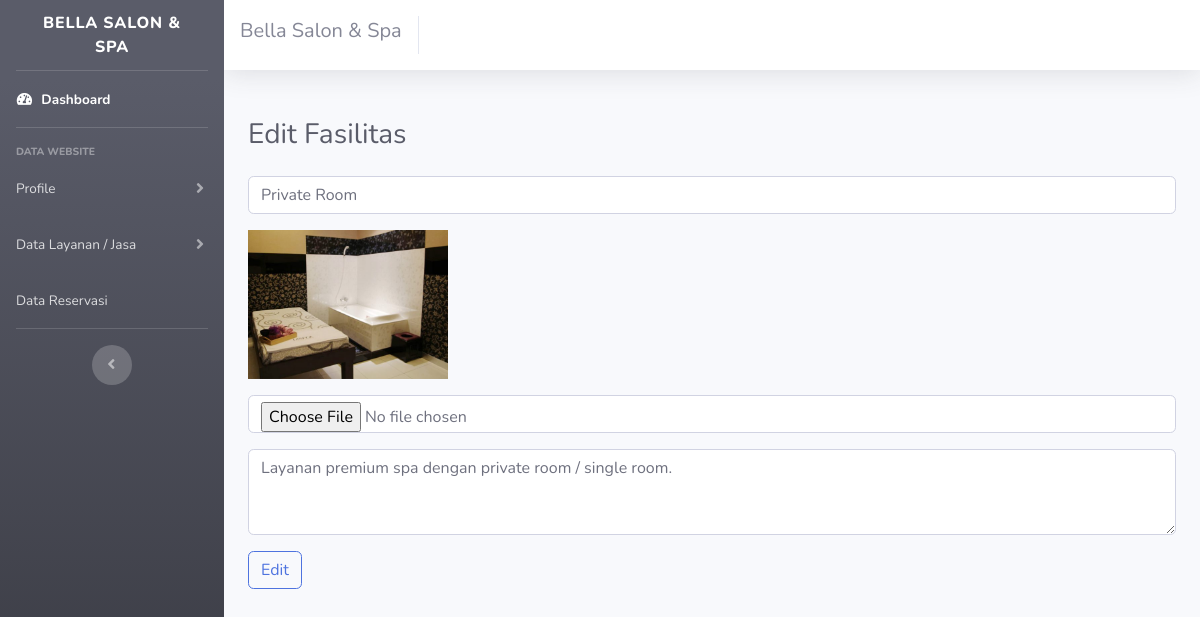
The app's page /ADMIN/Fasilitas/edit.php?id=3 (signed in) with its own data.
### tables this page shows
CREATE TABLE `fasilitas` (
  `id_fasilitas` int(11) NOT NULL,
  `nama_fasilitas` varchar(20) NOT NULL,
  `foto` varchar(100) NOT NULL,
  `deskripsi` text NOT NULL
);

### conn.php (called while the page is built, shortened)
<?php
$conn = mysqli_connect("localhost","root", "", "bela-salon")
        or die ('gagal terkoneksi ke database');
function query ($query) {
    global $conn;
    $result = mysqli_query($conn,$query);
    $rows = [];
    while ( $row = mysqli_fetch_assoc($result) ) {
        $rows[] = $row;
    }
    return $rows;
}
?>

### ADMIN/Fasilitas/edit.php (the view, shortened to what this page needs)
<?php
require '../../conn.php';
$id = $_GET["id"];
$fasilitas = query("SELECT * FROM fasilitas WHERE id_fasilitas= $id")[0];
?>
<!DOCTYPE html>
<html lang="en">
<head>
    <link rel="stylesheet" href="https://cdn.jsdelivr.net/npm/bootstrap-icons@1.8.1/font/bootstrap-icons.css">
    <link href="../vendor/fontawesome-free/css/all.min.css" rel="stylesheet" type="text/css">
    <link href="../css/sb-admin-2.min.css" rel="stylesheet">
</head>
<body id="page-top">
    <div id="wrapper">
        <ul class="navbar-nav bg-gradient-dark sidebar sidebar-dark accordion" id="accordionSidebar">
            <a class="sidebar-brand d-flex align-items-center justify-content-center" href="../index.php">
                <div class="sidebar-brand-text mx-3">Bella Salon & Spa</div>
            </a>
            <hr class="sidebar-divider my-0">
            <li class="nav-item active">
                <a class="nav-link" href="../index.php">
                    <i class="fas fa-fw fa-tachometer-alt"></i>
                    <span>Dashboard</span></a>
            </li>
            <hr class="sidebar-divider">
            <div class="sidebar-heading">
                Data Website
            </div>
            <li class="nav-item">
                <a class="nav-link collapsed" href="../user/edit.php" data-toggle="collapse" data-target="#collapseTwo"
                    aria-expanded="true" aria-controls="collapseTwo">
                    <span>Profile</span>
                </a>
            </li>
            <li class="nav-item">
                <a class="nav-link collapsed" href="../perawatan/perawatan.php" data-toggle="collapse"
                    data-target="#collapseUtilities" aria-expanded="true" aria-controls="collapseUtilities">
                    <span>Data Layanan / Jasa</span>
                </a>
            </li>
            <li class="nav-item">
                <a class="nav-link collapsed" href="../Reservasi/booking.php">
                    <span>Data Reservasi</span>
                </a>
            </li>
            <hr class="sidebar-divider">
            <div class="text-center d-none d-md-inline">
                <button class="rounded-circle border-0" id="sidebarToggle"></button>
            </div>
        </ul>
        <div id="content-wrapper" class="d-flex flex-column">
            <div id="content">
                <nav class="navbar navbar-expand navbar-light bg-white topbar mb-4 static-top shadow">
                    <h5>Bella Salon & Spa</h5>
                </nav>
                <div class="container-fluid mt-5">
                    <div class="d-sm-flex align-items-center justify-content-between mb-4">
                        <h1 class="h3 mb-0 text-gray-800">Edit Fasilitas</h1>
                    </div>
                    <form action="" class="mt-3" method="post" enctype="multipart/form-data">
                        <div class="mb-3">
                            <input type="text" class="form-control" name="nama" id="nama" placeholder="Nama Fasilitas"
                                value="<?= $fasilitas['nama_fasilitas'] ?>" required>
                        </div>
                        <div class="mb-3">
                            <img width="200px" class="rounded-3" src="../../img/<?php echo $fasilitas['foto'] ?>">
                        </div>
                        <div class="mb-3">
                            <input type="file" class="form-control" name="foto" id="foto">
                        </div>
                        <div class="mb-3">
                            <textarea name="deskripsi" class="form-control" id="deskripsi" rows="3"
                                placeholder="Deskripsi" required><?= $fasilitas['deskripsi'] ?></textarea>
                        </div>
                        <button type="submit" class="btn btn-outline-primary" name="edit" id="edit">Edit
                        </button>
                    </form>
                </div>
            </div>
        </div>
</body>
</body>
</html>

### records on screen
fasilitas: nama "Private Room", foto (picture), deskripsi "Layanan premium spa dengan private room / single room."
